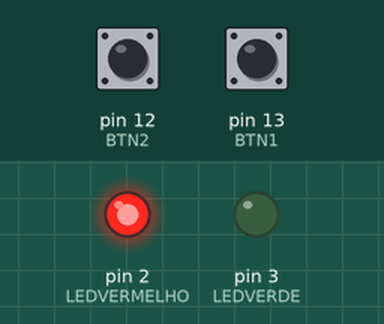
Recording of a sketch running on a simulated Arduino Uno, built with avr-gcc and run on an emulated ATmega328P. Shown: output pins drawn as LEDs (lit = HIGH). The inputs (shaded band) are chosen by the test bench; at power-on: pin 13 (BTN1) HIGH, pin 12 (BTN2) HIGH.

Above: at 1.2 s.
1.3 s: pin 13 (BTN1) pulled LOW for 0.15 s
At 2.5 s:
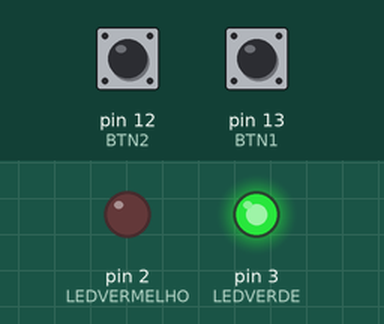
2.9 s: pin 12 (BTN2) pulled LOW for 0.15 s
At 3.7 s:
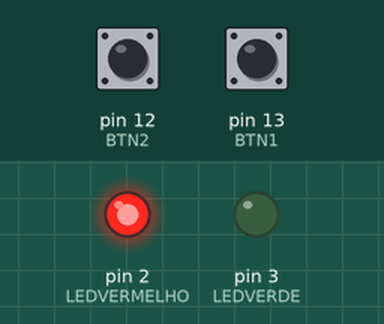
4.5 s: pin 13 (BTN1) pulled LOW for 1 s
At 5.0 s:
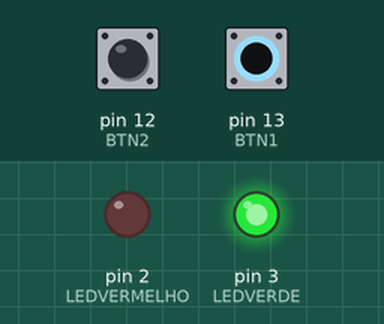
7.0 s: pin 12 (BTN2) driven LOW and pin 13 (BTN1) driven LOW
At 8.2 s:
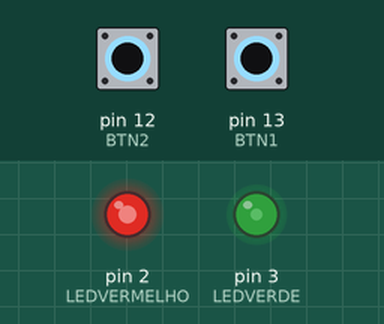
8.5 s: pin 12 (BTN2) driven HIGH
At 9.0 s:
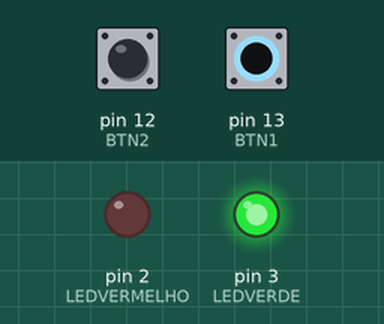
10.0 s: pin 12 (BTN2) driven LOW
At 10.6 s:
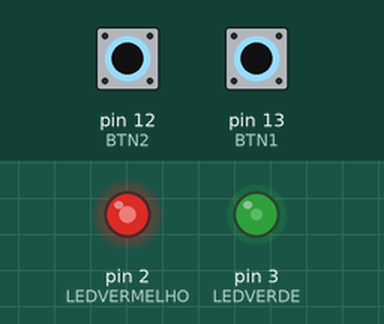
Timing chart, 0 to 12.5 s (numbered marks = the images above; inputs shaded):
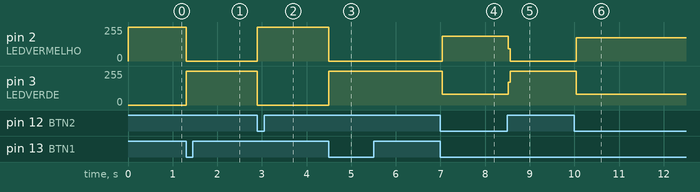

The sketch:

portao_automatico_temporizado.ino
```cpp
/**
 *---------------------------------------------------------------
 * @file    main.cpp (nome_projeto.ino)
 * @brief   Controle de dois LEDs (verde e vermelho) por meio de dois botões
 * @author  Lucas Boeing
 * @date    30/10/2026
 * @version 1.0.0
 *---------------------------------------------------------------
 * @section HARDWARE - Componentes utilizados
 * - Microcontrolador: Arduino Uno
 *
 * - Entradas:
 *     Botão Push-Button 1 - pino 13
 *     Botão Push-Button 2 - pino 12
 *     Ambos utilizam Pull-Up Interno (INPUT_PULLUP).
 *
 * - Saídas:
 *     LED Vermelho - pino 2
 *     LED Verde - pino 3
 *
 *---------------------------------------------------------------
 * @section DESCRIPTION
 *
 * 1. Configura os pinos dos LEDs como saída e os botões
 *    como entrada com Pull-Up interno (setup).
 *
 * 2. Realiza continuamente a leitura do estado dos dois
 *    botões utilizando digitalRead() (loop).
 *
 * 3. Quando o botão 1 é pressionado:
 *    - Apaga o LED vermelho.
 *    - Acende o LED verde.
 *
 * 4. Quando o botão 2 é pressionado:
 *    - Acende o LED vermelho.
 *    - Apaga o LED verde.
 *
 * 5. Quando nenhum botão é pressionado, os LEDs
 *    permanecem no último estado definido.
 *
 *---------------------------------------------------------------
 * @section MAPEAMENTO LÓGICO
 *
 * - Botão pressionado: LOW (0).
 * - Botão solto: HIGH (1).
 * - LED ligado: HIGH (1).
 * - LED desligado: LOW (0).
 *
 *---------------------------------------------------------------
 */

// Definição dos pinos utilizados
#define BTN1 13
#define BTN2 12
#define LEDVERMELHO 2
#define LEDVERDE 3

// Configuração inicial dos pinos
void setup()
{
  // Configura os LEDs como saídas
  pinMode(LEDVERMELHO, OUTPUT);
  pinMode(LEDVERDE, OUTPUT);

  // Configura os botões como entradas com Pull-Up interno
  pinMode(BTN1, INPUT_PULLUP);
  pinMode(BTN2, INPUT_PULLUP);

  // Define o estado inicial dos LEDs
  digitalWrite(LEDVERMELHO, HIGH); // Liga o LED vermelho
  digitalWrite(LEDVERDE, LOW);     // Desliga o LED verde
}

// Executa continuamente a leitura dos botões
void loop()
{
  // Lê o estado atual dos dois botões
  int estado_BTN1 = digitalRead(BTN1);
  int estado_BTN2 = digitalRead(BTN2);

  // Verifica se o botão 1 foi pressionado
  if (estado_BTN1 == 0)
  {
    digitalWrite(LEDVERMELHO, LOW); // Desliga o LED vermelho
    digitalWrite(LEDVERDE, HIGH);   // Liga o LED verde
  }

  // Verifica se o botão 2 foi pressionado
  if (estado_BTN2 == 0)
  {
    digitalWrite(LEDVERMELHO, HIGH); // Liga o LED vermelho
    digitalWrite(LEDVERDE, LOW);     // Desliga o LED verde
  }
}
```

Measured:
- after the input at 1.3 s, pin 2 (LEDVERMELHO): 255/255 → 0/255 at once; pin 3 (LEDVERDE): 0/255 → 255/255 at once
- after the input at 2.9 s, pin 2 (LEDVERMELHO): 0/255 → 255/255 at once; pin 3 (LEDVERDE): 255/255 → 0/255 at once
- after the input at 4.5 s, pin 2 (LEDVERMELHO): 255/255 → 0/255 at once; pin 3 (LEDVERDE): 0/255 → 255/255 at once
- after the input at 7.0 s, pin 2 (LEDVERMELHO): 0/255 → 184/255 at once; pin 3 (LEDVERDE): 255/255 → 82/255 at once
- after the input at 8.5 s, pin 2 (LEDVERMELHO): 184/255 → 0/255 at once; pin 3 (LEDVERDE): 82/255 → 255/255 at once
- after the input at 10.0 s, pin 2 (LEDVERMELHO): 0/255 → 173/255 at once; pin 3 (LEDVERDE): 255/255 → 82/255 at once
